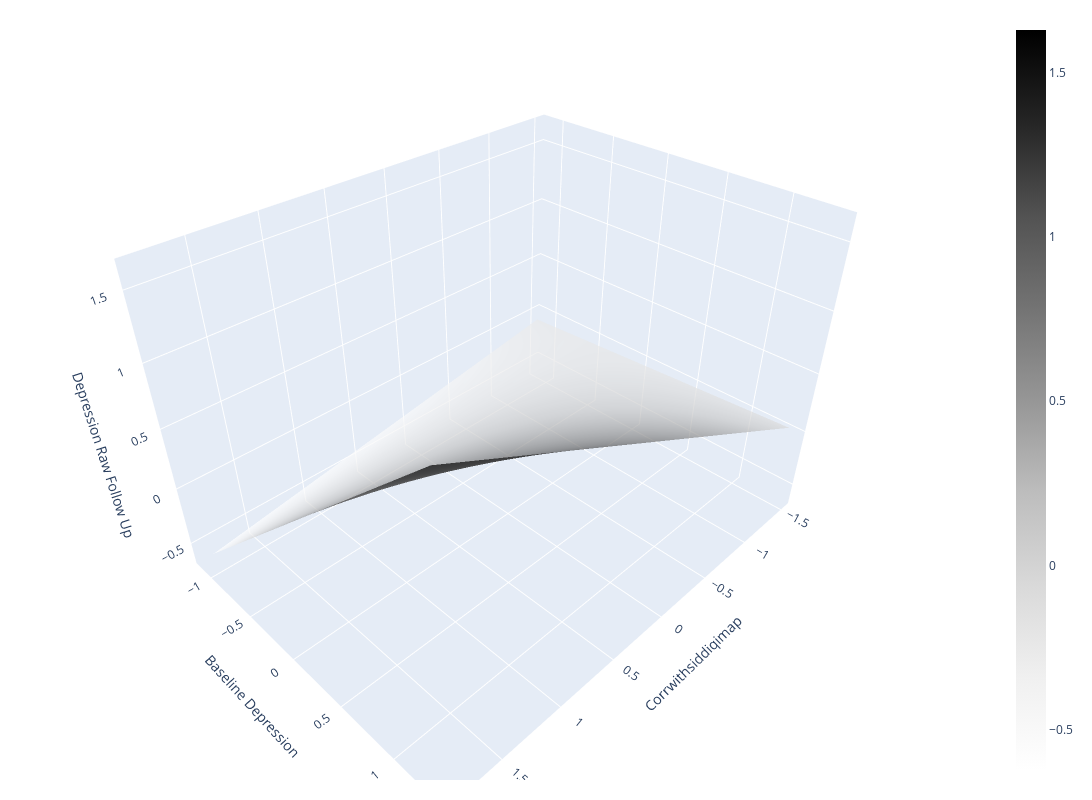

Notebook cell for this chart:
### Markdown cell above
Visualize the Regression as a Plane

### Code cell
from calvin_utils.statistical_utils.response_surface_utils.regression_response_surface import GLMPlot
ip = GLMPlot(model_results=results, data_df=data_df, formula=formula)
ip.run(plot_residuals=False)
